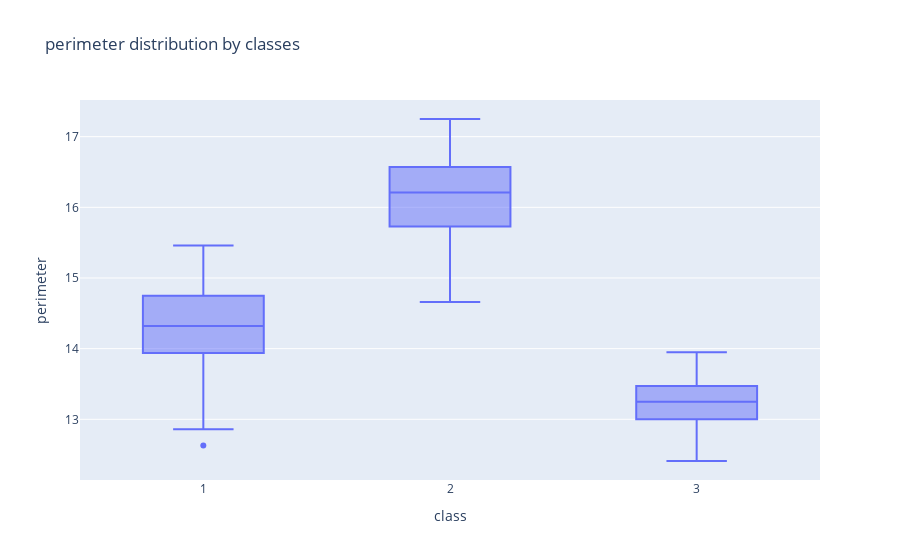

Write notebook code for a chart like this one.
### Code cell
px.box(data[['perimeter','class']], x='class', y='perimeter', title='perimeter distribution by classes')

### Figure 1 — Plotly figure (JSON) as saved in the notebook; plotly's stock layout.template omitted (floating-point values rounded to 4 significant figures; data arrays with more than 128 entries replaced by an {"elided": "..."} marker saying what was removed)
{"data": [{"alignmentgroup": "True", "hovertemplate": "class=%{x}<br>perimeter=%{y}<extra></extra>", "legendgroup": "", "marker": {"color": "#636efa"}, "name": "", "notched": false, "offsetgroup": "", "orientation": "v", "showlegend": false, "type": "box", "x": {"elided": "210 int values"}, "x0": " ", "xaxis": "x", "y": {"elided": "210 float values"}, "y0": " ", "yaxis": "y"}], "layout": {"boxmode": "group", "legend": {"tracegroupgap": 0}, "title": {"text": "perimeter distribution by classes"}, "xaxis": {"anchor": "y", "domain": [0, 1], "title": {"text": "class"}}, "yaxis": {"anchor": "x", "domain": [0, 1], "title": {"text": "perimeter"}}}}
